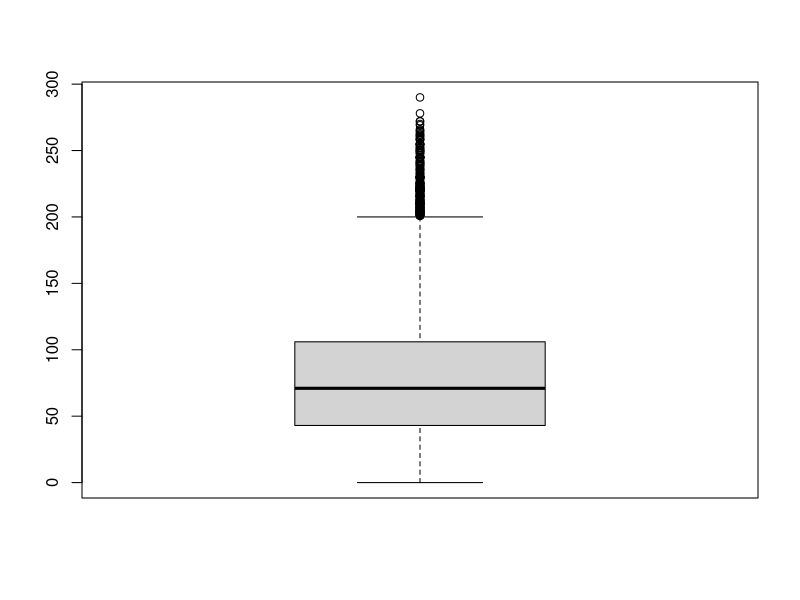
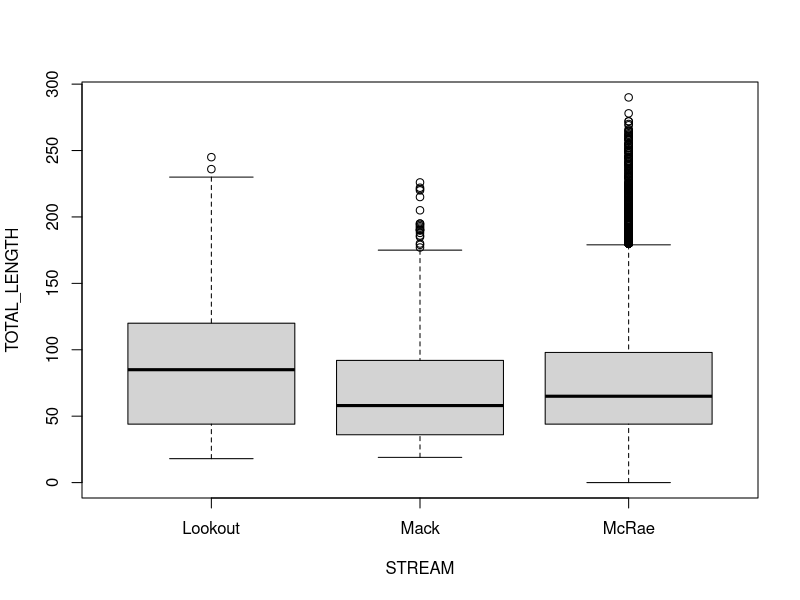
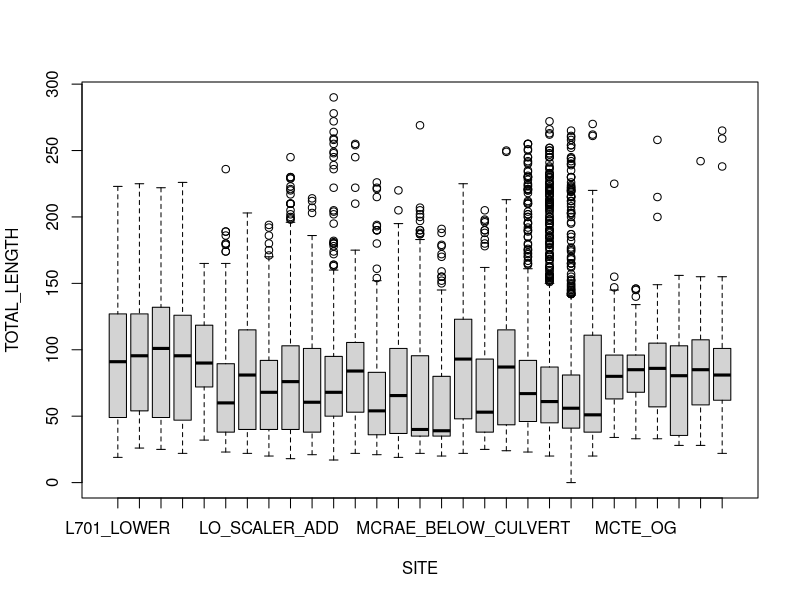

Source code (R) for these figures, in order: (Note: this script raises an error after producing the figures.)
HJA=read.csv("AS01101.csv",header=TRUE)
names(HJA)
boxplot(HJA$TOTAL_LENGTH)
boxplot(TOTAL_LENGTH~STREAM, data=HJA)
boxplot(TOTAL_LENGTH~SITE, data=HJA)
HJA$TOTAL_LENGTHSQ=sqrt(HJA$TOTAL_LENGTH)
boxplot(TOTAL_LENGTHSQ)
boxplot(TOTAL_LENGTHSQ~STREAM, data=HJA)
boxplot(TOTAL_LENGTHSQ~SITE, data=HJA)

boxplot(TOTAL_LENGTH~STREAM+SPECIES, data=HJA)
HJA$fSTREAM= factor(HJA$STREAM)
HJA$fSITE=factor(HJA$SITE)
HJA$fYEAR = factor(HJA$YEAR)
HJA$fSPECIES=factor(HJA$SPECIES)

boxplot(HJA$TOTAL_LENGTH~fSTREAM+fSPECIES, data=HJA)
boxplot(HJA$TOTAL_LENGTH~fSPECIES, data=HJA)
boxplot(HJA$TOTAL_LENGTH~fSPECIES+fYEAR, data=HJA)
boxplot(HJA$TOTAL_LENGTH~fYEAR, data=HJA)

boxplot(TOTAL_LENGTHSQ~STREAM+SPECIES, data=HJA)
boxplot(HJA$TOTAL_LENGTHSQ~fSTREAM+fSPECIES, data=HJA)
boxplot(HJA$TOTAL_LENGTHSQ~fSPECIES, data=HJA)
boxplot(HJA$TOTAL_LENGTHSQ~fSPECIES+fYEAR, data=HJA)
boxplot(HJA$TOTAL_LENGTHSQ~fYEAR, data=HJA)

library(tidyverse)
library(ggplot2)
ggplot(HJA, aes(y=TOTAL_LENGTH,x=fSTREAM))+geom_boxplot()+facet_grid(~fYEAR)+theme_classic()
ggplot(HJA, aes(y=TOTAL_LENGTHSQ,x=fSTREAM))+geom_boxplot()+facet_grid(~fYEAR)+theme_classic()


boxplot(TOTAL_LENGTH~SAMPLING_METHOD, data=HJA)

hist(HJA$TOTAL_LENGTH)
hist(HJA$TOTAL_LENGTH[HJA$SPECIES=="CT"],main="CT", xlab="")
hist(HJA$TOTAL_LENGTH[HJA$SPECIES=="GS"],main="GS", xlab="") 
hist(HJA$TOTAL_LENGTH[HJA$SPECIES=="TR"],main="TR", xlab="") 
hist(HJA$TOTAL_LENGTH[HJA$SPECIES=="CT"],main="CT", xlab="") 
hist(HJA$TOTAL_LENGTH[HJA$SPECIES=="SC"],main="SC", xlab="") 
hist(HJA$TOTAL_LENGTH[HJA$SPECIES=="TF"],main="TF", xlab="") 
HJA$SPECIES


hist(HJA$TOTAL_LENGTH[HJA$STREAM=="McRae"],main="McRae", xlab="") 
hist(HJA$TOTAL_LENGTH[HJA$STREAM=="Lookout"],main="Lookout", xlab="") 

qqnorm(HJA$TOTAL_LENGTH)
qqline(HJA$TOTAL_LENGTH)

qqnorm(HJA$TOTAL_LENGTHSQ)
qqline(HJA$TOTAL_LENGTHSQ)


plot(HJA$WEIGHT, HJA$TOTAL_LENGTH, xlab="Weight", ylab ="TL")


model1=lm(TOTAL_LENGTH~WEIGHT,data=HJA)
abline(model1)

